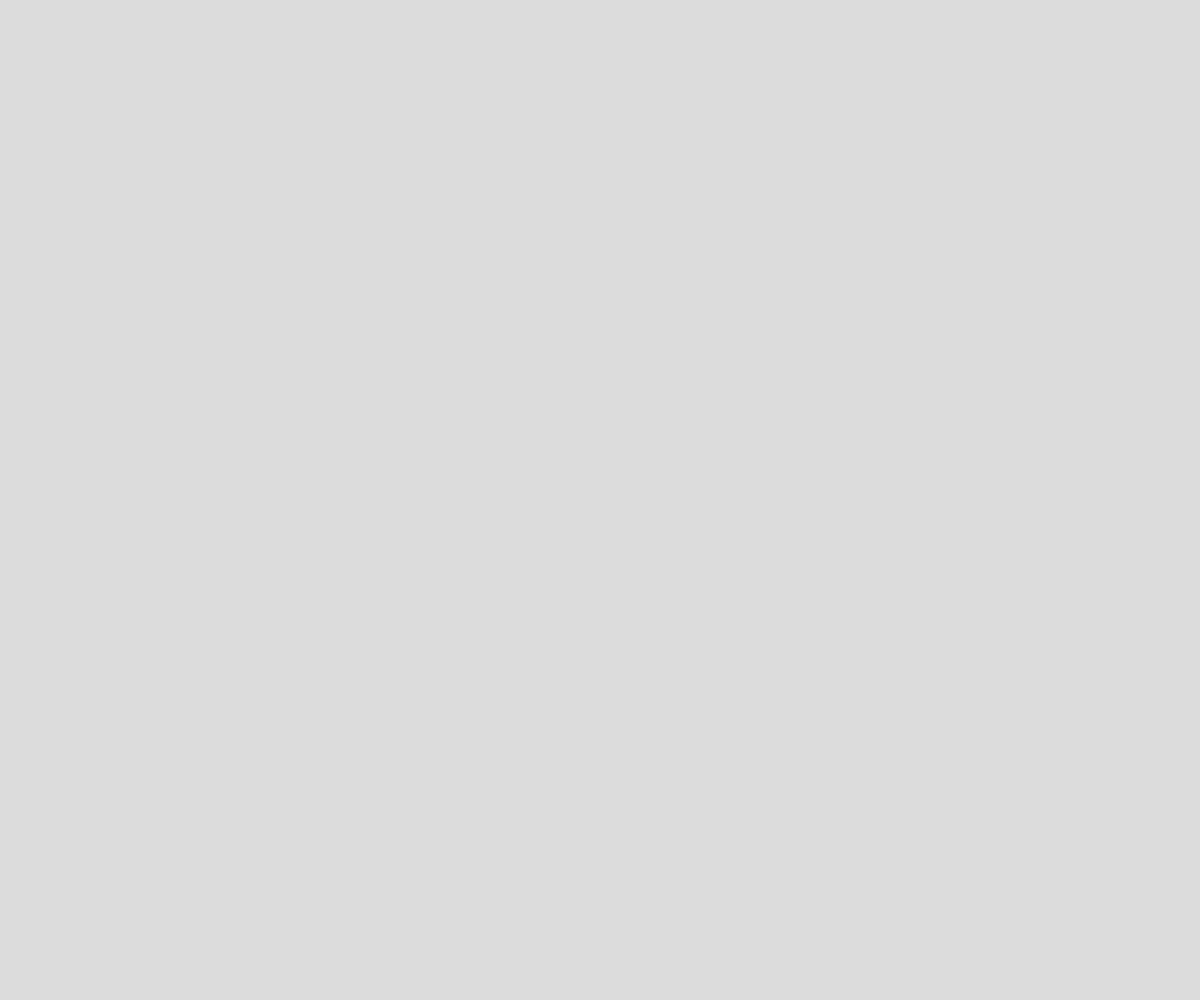
Frame 1 (no input)
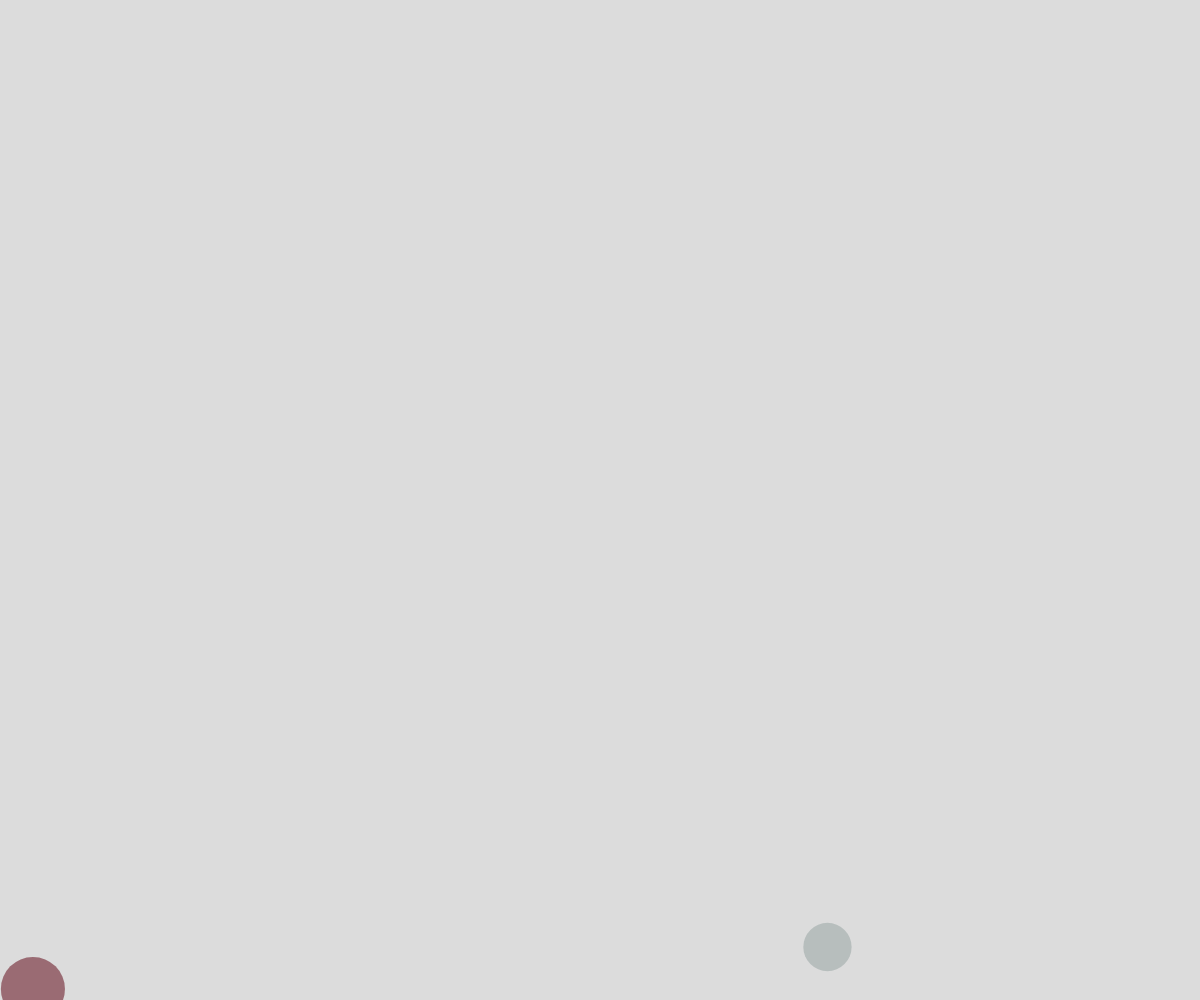
Frame 60 (no input)
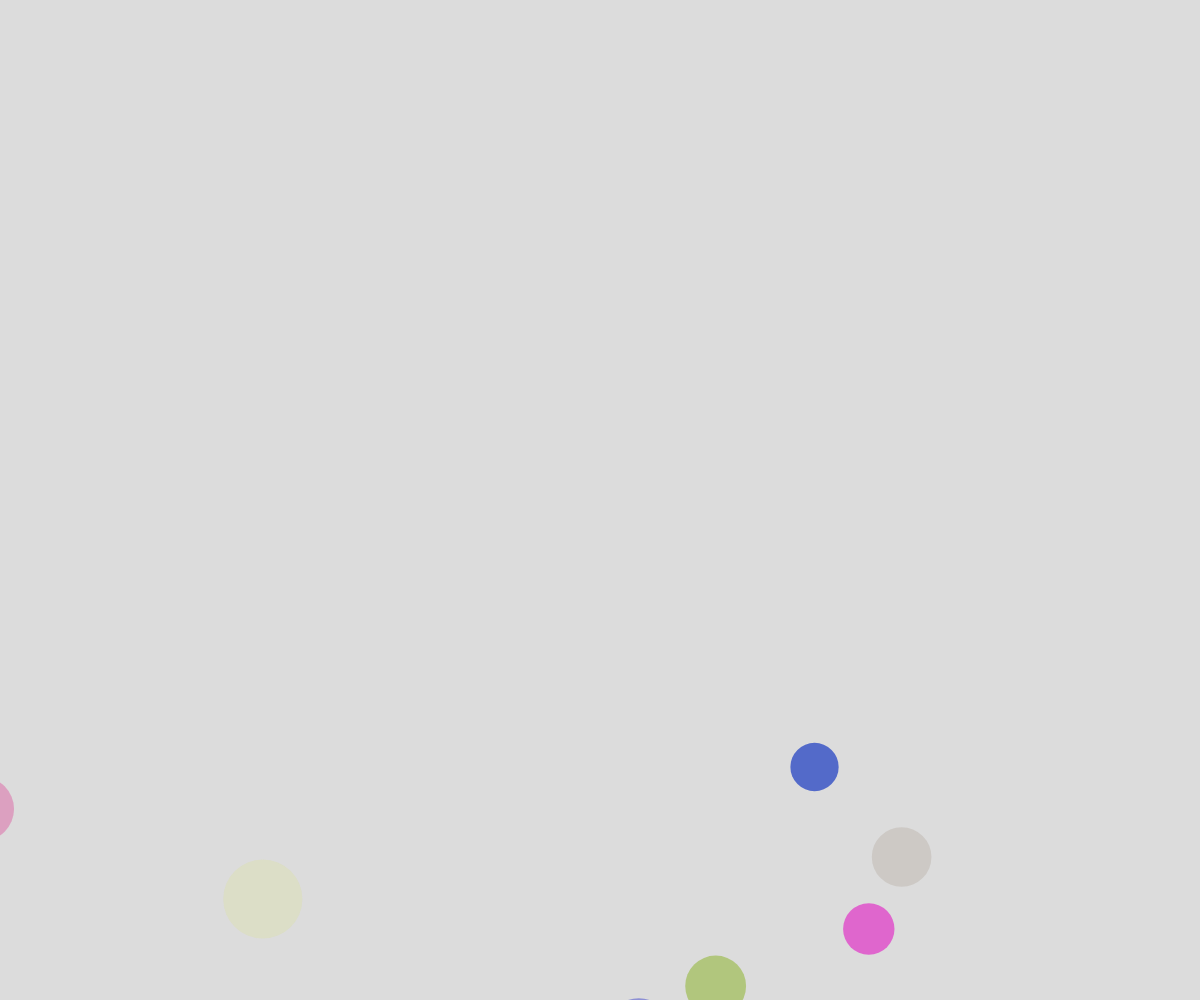
Frame 120 (the mouse pressed at the canvas centre since frame 60)

The p5.js sketch that drew these frames (run headless with seeded random() and noise() and a simulated clock; from frame 60 on, the mouse is pressed at the canvas centre):

// p5.js sketch
// ── sketch.js
// Bubble OOP Demo

let theBubbles = [];

function setup() {
  createCanvas(windowWidth, windowHeight);
  window.setInterval(spawnBubble,500); // runs the function- spawn bubble every half a second (500)
}

function draw() {
  background(220);
  
  for (let i=theBubbles.length-1; i>=0; i--){
    if (theBubbles[i].isPopped){
      theBubbles.splice(i,1);
    }
    else{
      theBubbles[i].move();
      theBubbles[i].display();
    }

  }
}

function spawnBubble() {
  let someBubble = new Bubble();
  theBubbles.push(someBubble);
}

class Bubble {
  constructor() {
    this.x = random(width);
    this.y = height + 100;
    this.dx = 0;
    this.dy = -3;
    this.radius = random(20,40);
    this.theta = 0;
    this.isAlive = true;
    this.whenIDied = 0;
    this.waitTime = 1000;
    this.isPopped = false;
  }

  move(){

    // stop when at the top
    if (this.y - this.radius >= 2){
      // basic movement
      this.x += this.dx;
      this.y += this.dy;

      // randomly move left/right
      this.dx = map(noise(this.theta),0,1,-5,5); // map() take number between 0 and 1, turn them into 5 or -5)
      this.theta += 0.02;
    }
    // when it his the top
    else if (this.isAlive){
      this.isAlive = false;                 
      this.whenIDied = millis();
    }
    else{
      if (millis() > this.whenIDied + this.waitTime){
        this.isPopped = true;
      }
    }
  }

  display() {
    if (!this.isPopped){
      noStroke();
      fill(random(255),random(255),random(255),random(255));
      circle(this.x,this.y,this.radius*2);
    } 
  }
}
